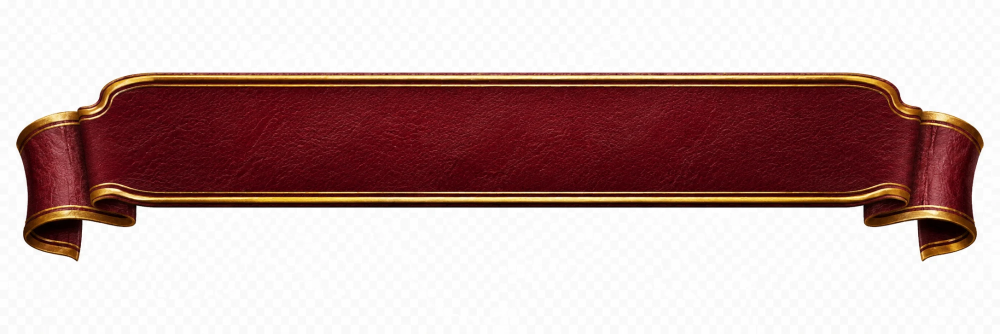
#> input picture docs-dev/book-redesign/assets-src/lobby-ribbon-leather-source.webp, 2000 x 667 px, found by its file name (shown at 1/2 size)
$ python make-lobby-ribbon.py
#> lines starting #> are read from the running program, lines starting #| are printed output that depends on the picture; after the words box and inside, x2 and y2 are one past the last pixel; in counts of white or black regions, pixels touching at a corner belong together; long printed decimals are rounded
#!/usr/bin/env python3
"""Кожаная лента заголовка лобби «Книги» (10.74): вырезка фона из исходника ведущего.
Исходник: docs-dev/book-redesign/assets-src/lobby-ribbon-leather-source.webp (2000×667, RGB, АЛЬФЫ НЕТ — серо-белая «шахматка» запечена в картинку).
Как вырезается фон:
  1. «Фон-кандидат» — светлый нейтральный пиксель (min(R,G,B) >= 200 и разброс каналов <= 16: белое и серое клеток шахматки, 245–254).
     Бордо и золото под это не попадают (золото насыщенное, min канал << 200).
  2. Заливка ОТ КРАЁВ картинки (flood fill) по кандидатам — фон снаружи ленты; светлые блики ВНУТРИ ленты, до которых заливка не дошла, остаются.
  3. Сглаженный край: у полосы в 3 px вокруг фона альфа восстанавливается по «смеси» пиксель = a·цвет_ленты + (1−a)·фон
     (фон ≈ 250; цвет ленты — минимум каналов по окрестности надёжных пикселей), цвет «расчищается» (убирается примесь белого) —
     белой каймы на тёмном фоне нет.
  4. Обрезка по содержимому, масштаб до ширины W, webp с альфой.
usage: python3 scripts/ny-book/make-lobby-ribbon.py"""
from PIL import Image, ImageDraw, ImageFilter
import numpy as np
SRC = 'docs-dev/book-redesign/assets-src/lobby-ribbon-leather-source.webp'
OUT = 'public/ny-book/lobby-ribbon.webp'
W = 1300
im = Image.open(SRC).convert('RGB')
#> im is the input picture: PIL image 2000x667 RGB; mean R, G, B 192.8, 166.3, 164.4
a = np.asarray(im).astype(np.float32)
mn, mx = a.min(2), a.max(2)
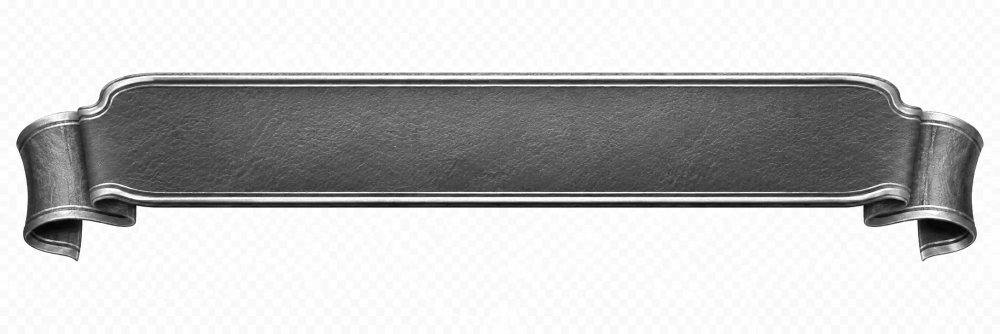
#> mx: shape (667, 2000) float32 (shown at 1/2 size); min 3, max 255, mean 192.8
cand = ((mn >= 200) & (mx - mn <= 16))
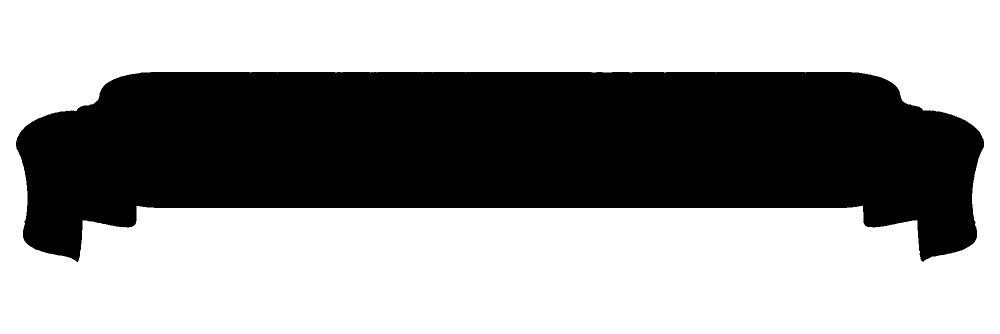
#> cand: shape (667, 2000) bool (shown at 1/2 size); 61.1% white; 1 black region, box (x1, y1, x2, y2) and area: (32, 144, 1968, 524) 519454
m = Image.fromarray((cand * 255).astype(np.uint8), 'L').copy()
h, w = cand.shape
#> h = 667; w = 2000
# заливка от всех краёв: кандидатов, достижимых с границы, красим в 128
for x in range(w):
    for y in (0, h - 1):
        if m.getpixel((x, y)) == 255:
            ImageDraw.floodfill(m, (x, y), 128)
for y in range(h):
    for x in (0, w - 1):
        if m.getpixel((x, y)) == 255:
            ImageDraw.floodfill(m, (x, y), 128)
bg = (np.asarray(m) == 128)
# полоса вокруг фона: не-фон в пределах 3 px от фона
near = np.asarray(Image.fromarray((bg * 255).astype(np.uint8), 'L').filter(ImageFilter.MaxFilter(7))) > 0
#> near: shape (667, 2000) bool; 62.2% white; 1 black region, box (x1, y1, x2, y2) and area: (35, 147, 1965, 518) 504497
band = near & ~bg
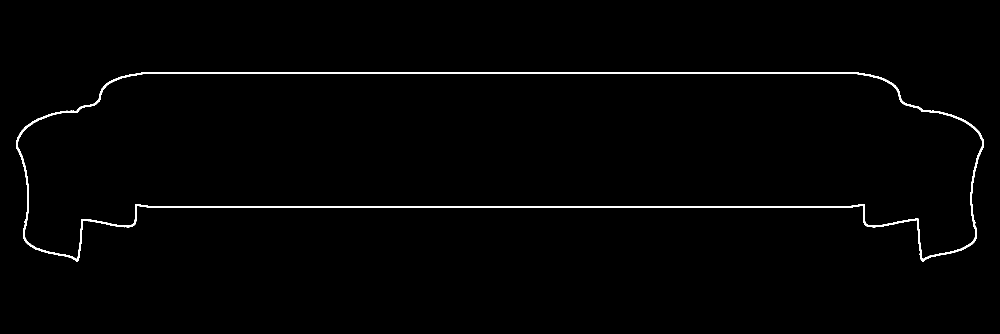
#> band: shape (667, 2000) bool (shown at 1/2 size); 1.1% white; 1 white region, box (x1, y1, x2, y2) and area: (32, 144, 1968, 524) 14957
solid = ~near
fgmap = np.where(solid[:, :, None], a, 255.0).astype(np.float32)
fg = np.stack([np.asarray(Image.fromarray(fgmap[:, :, c].astype(np.uint8), 'L').filter(ImageFilter.MinFilter(9))).astype(np.float32) for c in range(3)], 2)
BG = 250.0
alpha = np.ones((h, w), np.float32)
den = np.maximum(BG - fg.min(2), 1.0)
ab = np.clip((BG - mn) / den, 0, 1)
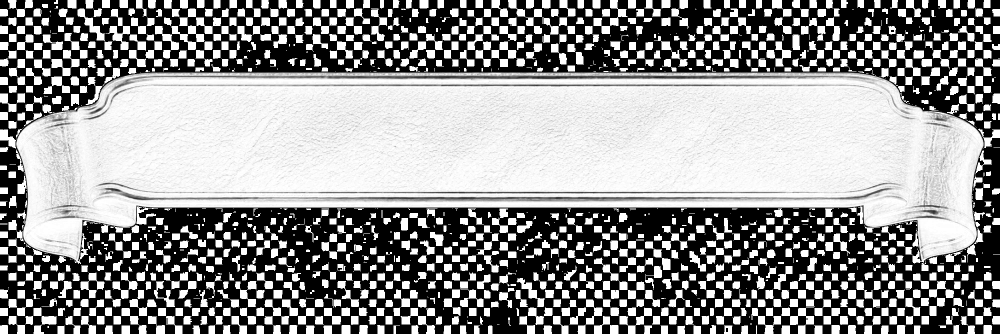
#> ab: shape (667, 2000) float32 (shown at 1/2 size); min 0, max 1, mean 0.563
alpha = np.where(band, ab, alpha)
alpha = np.where(bg, 0, alpha)
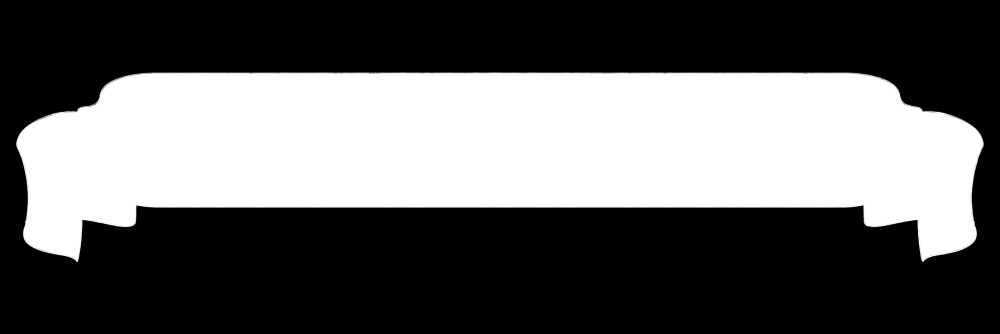
#> alpha: shape (667, 2000) float32 (shown at 1/2 size); min 0, max 1, mean 0.385
ae = np.maximum(alpha, 0.05)[:, :, None]
dec = (a - (1 - alpha)[:, :, None] * BG) / ae
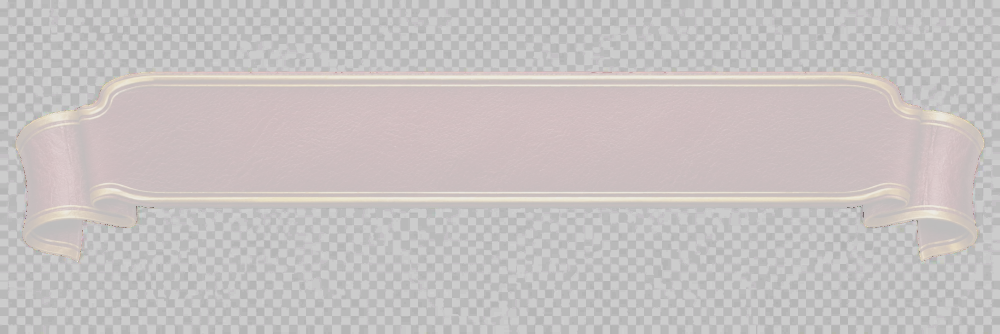
#> dec: shape (667, 2000, 3) float32 (shown at 1/2 size); mean R, G, B 57.3, 28.9, 27.7; drawn with min black and max white
col = np.where(band[:, :, None], np.clip(dec, 0, 255), a)
bl = np.asarray(Image.fromarray((alpha * 255).astype(np.uint8), 'L').filter(ImageFilter.GaussianBlur(0.7))).astype(np.float32)
al8 = np.where(near, bl, alpha * 255).astype(np.uint8)
out = np.dstack([np.clip(col, 0, 255).astype(np.uint8), al8])
out[out[:, :, 3] < 6] = 0
img = Image.fromarray(out, 'RGBA')
ys, xs = np.where(out[:, :, 3] > 0)
box = (int(xs.min()), int(ys.min()), int(xs.max()) + 1, int(ys.max()) + 1)
#> box = (31, 143, 1969, 525)
img = img.crop(box)
H = round(img.height * W / img.width)
#> H = 256
img = img.resize((W, H), Image.LANCZOS)
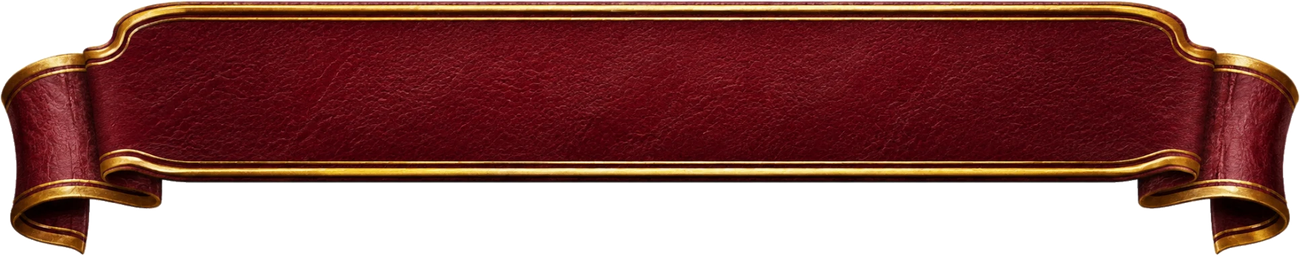
#> img: PIL image 1300x256 RGBA; mean R, G, B, A 71.7, 23.4, 19.7, 177.1; transparent parts drawn white
img.save(OUT, quality=88, method=6, alpha_quality=90)
print('box', box, 'size', img.size, 'scale', W / (box[2] - box[0]))
#| box (31, 143, 1969, 525) size (1300, 256) scale 0.6708
